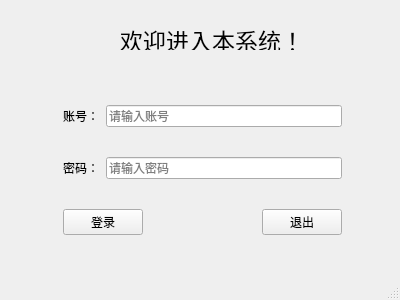
<?xml version="1.0" encoding="UTF-8"?>
<ui version="4.0">
 <class>MainWindow</class>
 <widget class="QMainWindow" name="MainWindow">
  <property name="geometry">
   <rect>
    <x>0</x>
    <y>0</y>
    <width>400</width>
    <height>300</height>
   </rect>
  </property>
  <property name="windowTitle">
   <string>学生选课与成绩管理系统</string>
  </property>
  <property name="styleSheet">
   <string notr="true"/>
  </property>
  <widget class="QWidget" name="centralWidget">
   <widget class="QLabel" name="label">
    <property name="geometry">
     <rect>
      <x>120</x>
      <y>30</y>
      <width>181</width>
      <height>20</height>
     </rect>
    </property>
    <property name="font">
     <font>
      <pointsize>17</pointsize>
     </font>
    </property>
    <property name="text">
     <string>欢迎进入本系统！</string>
    </property>
   </widget>
   <widget class="QWidget" name="layoutWidget">
    <property name="geometry">
     <rect>
      <x>52</x>
      <y>70</y>
      <width>301</width>
      <height>201</height>
     </rect>
    </property>
    <layout class="QGridLayout" name="gridLayout">
     <item row="0" column="0">
      <widget class="QLabel" name="label_2">
       <property name="styleSheet">
        <string notr="true"/>
       </property>
       <property name="text">
        <string>账号：</string>
       </property>
      </widget>
     </item>
     <item row="0" column="1" colspan="3">
      <widget class="QLineEdit" name="le_zhanghao">
       <property name="styleSheet">
        <string notr="true"/>
       </property>
       <property name="placeholderText">
        <string>请输入账号</string>
       </property>
       <property name="clearButtonEnabled">
        <bool>true</bool>
       </property>
      </widget>
     </item>
     <item row="1" column="0">
      <widget class="QLabel" name="label_3">
       <property name="text">
        <string>密码：</string>
       </property>
      </widget>
     </item>
     <item row="1" column="1" colspan="3">
      <widget class="QLineEdit" name="le_mima">
       <property name="placeholderText">
        <string>请输入密码</string>
       </property>
       <property name="clearButtonEnabled">
        <bool>true</bool>
       </property>
      </widget>
     </item>
     <item row="2" column="0" colspan="2">
      <widget class="QPushButton" name="btn_denglu">
       <property name="text">
        <string>登录</string>
       </property>
      </widget>
     </item>
     <item row="2" column="2">
      <spacer name="horizontalSpacer">
       <property name="orientation">
        <enum>Qt::Horizontal</enum>
       </property>
       <property name="sizeHint" stdset="0">
        <size>
         <width>40</width>
         <height>20</height>
        </size>
       </property>
      </spacer>
     </item>
     <item row="2" column="3">
      <widget class="QPushButton" name="btn_tuichu">
       <property name="text">
        <string>退出</string>
       </property>
      </widget>
     </item>
    </layout>
   </widget>
  </widget>
  <widget class="QStatusBar" name="statusBar"/>
 </widget>
 <layoutdefault spacing="6" margin="11"/>
 <resources/>
 <connections/>
</ui>
